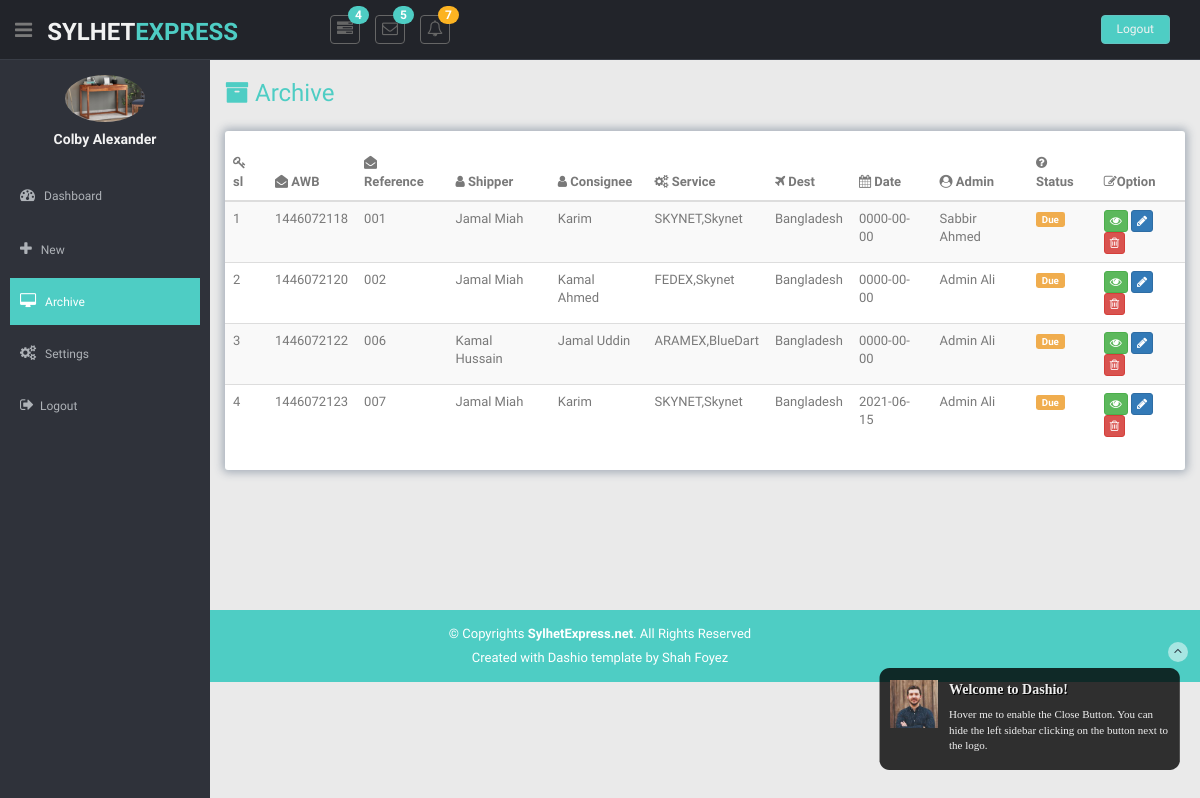
The app's page /archive.php (signed in) with its own data.
### tables this page shows
CREATE TABLE `tbl_shipperinfo` (
  `awb` int(255) NOT NULL,
  `reference` varchar(255) NOT NULL,
  `sname` varchar(55) NOT NULL,
  `sAddr1` varchar(55) NOT NULL,
  `sAddr2` varchar(55) NOT NULL,
  `sAddr3` varchar(55) NOT NULL,
  `sAddr4` varchar(55) NOT NULL,
  `sphone` varchar(55) NOT NULL,
  `scity` varchar(55) NOT NULL,
  `scountry` varchar(55) NOT NULL,
  `szip` varchar(55) NOT NULL
);

CREATE TABLE `tbl_billinginfo` (
  `awb` int(255) NOT NULL,
  `reference` varchar(55) NOT NULL,
  `pieces` varchar(55) NOT NULL,
  `service` varchar(55) NOT NULL,
  `agent` varchar(55) NOT NULL,
  `company` varchar(255) NOT NULL,
  `receiver` varchar(55) NOT NULL,
  `weight` float(10,4) NOT NULL,
  `goods` varchar(255) NOT NULL,
  `comment` varchar(255) NOT NULL,
  `tamount` float(10,4) NOT NULL,
  `damount` float(10,4) NOT NULL,
  `userAdmin` varchar(55) NOT NULL,
  `editedBy` varchar(255) NOT NULL,
  `status` varchar(55) NOT NULL,
  `datee` date NOT NULL,
  `time` time NOT NULL DEFAULT current_timestamp(),
  `location` varchar(255) NOT NULL,
  `activity` varchar(255) NOT NULL
);

CREATE TABLE `tbl_consigneeinfo` (
  `awb` int(255) NOT NULL,
  `reference` varchar(255) NOT NULL,
  `cname` varchar(55) NOT NULL,
  `cAddr1` varchar(55) NOT NULL,
  `cAddr2` varchar(55) NOT NULL,
  `cAddr3` varchar(55) NOT NULL,
  `cAddr4` varchar(55) NOT NULL,
  `cphone` varchar(55) NOT NULL,
  `ccity` varchar(55) NOT NULL,
  `ccountry` varchar(55) NOT NULL,
  `czip` varchar(55) NOT NULL
);

### classes/User.php (called while the page is built, shortened)
<?php
	$filepath= realpath(dirname(__FILE__));
	include_once ($filepath.'/../database/Database.php');
?>
<?php
	class User{
		private $db;
		public function __construct(){
			$this->db=new Database();
		}
	    public function getUser($username){
			$query="SELECT * from tbl_admin WHERE username='$username'";
			$details=$this->db->select($query);
			return $details;
	    }
	}
?>

### database/Database.php (called while the page is built, shortened)
<?php
Class Database{
	public $host   = DB_HOST;
	public $user   = DB_USER;
	public $pass   = DB_PASS;
	public $dbname = DB_NAME;
	public $link;
	private function connectDB(){
	$this->link = new mysqli($this->host, $this->user, $this->pass, $this->dbname);
 }
	public function select($query){
		$result = $this->link->query($query) or die($this->link->error.__LINE__);
		if($result->num_rows > 0){
			return $result;
		} else {
			return false;
		}
	}
}

### database/Session.php (called while the page is built, shortened)
<?php
class Session{
	public static function get($key){
		 if(isset($_SESSION[$key])){
		 	return $_SESSION[$key];
		 }else{
		 	return false;
		 }
	}
}
?>

### classes/Ship.php (called while the page is built, shortened)
<?php
  $filepath= realpath(dirname(__FILE__));
  include_once ($filepath.'/../database/Database.php');
?>
<?php
  class Ship{
    private $db;
    public function __construct(){
      $this->db=new Database();
    }
    public function shipingDetails(){
      $query="SELECT  s.*, c.*, b.*
      From tbl_shipperinfo as s, tbl_consigneeinfo as c, tbl_billinginfo as b Where s.awb=c.awb AND c.awb=b.awb
          order by s.awb ASC";
      $details=$this->db->select($query);
      return $details;
    }
  }
?>

### archive.php (the view, shortened to what this page needs)
 <?php
    include 'inc/header.php';
    include 'inc/sidebar.php';
?>
<?php
    $ship=new Ship();
?>
    <section id="main-content">
      <section style="min-height:550px;" class="wrapper">
         <h3 style="color: #4ecdc4;"><i class="fa fa-archive"></i> Archive</h3>
         <div class="row mt">
           <div class="col-md-12">
             <div style="border-radius: 3px; box-shadow: 0px 0px 8px 3px #aab2bc;"class="content-panel">
               <table class="table table-striped table-advance table-hover">
                 <thead>
                   <tr>
                     <th><i class="fa fa-key"></i> sl</th>
                     <th><i class="fa fa-envelope-open"></i> AWB</th>
                     <th><i class="fa fa-envelope-open"></i> Reference</th>
                     <th class="hidden-phone"><i class="fa fa-user "></i> Shipper</th>
                     <th><i class="fa fa-user"></i> Consignee</th>
                     <th><i class=" fa fa-cogs"></i> Service</th>
                     <th><i class="fa fa-plane"></i> Dest</th>
                     <th class="hidden-phone"><i class="fa fa-calendar"></i> Date</th>
                     <th><i class="fa fa-user-circle "></i> Admin</th>
                     <th><i class=" fa fa-question-circle"></i> Status</th>
                     <th><i class=" fa fa-pencil-square-o"></i>Option</th>
                   </tr>
                 </thead>
                 <tbody>
                  <?php
                      $shipingDetails=$ship->shipingDetails();
                      if($shipingDetails){
                        $i=0;
                        while($result=$shipingDetails->fetch_assoc()){
                          $i++;
                    ?>
                   <tr>
                     <td><?php echo $i;?></td>
                     <td><?php echo $result['awb'];?></td>
                     <td><?php echo $result['reference'];?></td>
                     <td><?php echo $result['sname'];?></td>
                     <td><?php echo $result['cname'];?></td>
                     <td><?php echo $result['service'];?></td>
                     <td><?php echo $result['ccountry'];?></td>
                     <td><?php echo $result['datee'];?></td>
                     <td><?php echo $result['userAdmin'];?></td>
                     <td>
                      <?php
                        $status= $result['status'];
                        if($status=="Due"){?>
                          <span class="label label-warning label-mini">Due</span></td>
                        <?php }else if($status=="Paid"){?>
                          <span class="label label-success label-mini">Paid</span></td>
                       <?php }else{ ?>
                        <span class="label label-info label-mini">Paid</span>
                      <?php }?>
                      <td>
                        <a class="btn btn-success btn-xs" href="archiveView.php?archiveViewId=<?php echo $result['reference'];?>"><i class="fa fa-eye"></i></a>
                        <a class="btn btn-primary btn-xs" href="archiveEdit.php?archiveEditId=<?php echo $result['reference'];?>"><i class="fa fa-pencil"></i></a>
                        <a onclick="return confirm('Are you sure?')" class="btn btn-danger btn-xs" href="?archiveDeleteId=<?php echo $result['reference'];?>"><i class="fa fa-trash-o"></i></a>
                     </td>
                   </tr>
                 <?php } }?>
                 </tbody>
               </table>
             </div>
           </div>
         </div>
      </section>
    </section>
     <?php
      include 'inc/footer.php';
      ?>

### inc/sidebar.php (shortened to what this page needs)
<aside>
  <div id="sidebar" class="nav-collapse ">
    <ul class="sidebar-menu" id="nav-accordion">
      <?php
        $username=Session::get('adminUsername');
        $getUser=$user->getUser($username);
        if($getUser){
          while($uresult=$getUser->fetch_assoc()){?>
      <p class="centered"><a href="profile.php?adminUsername=<?php echo $uresult['username']?>"><img src="<?php echo $uresult['img']?>" class="img-circle" width="80"></a></p>
      <h5 class="centered"><?php echo $uresult['name']?></h5>
    <?php }}?>
      <li class="mt">
        <a
        <?php
          $path=$_SERVER['SCRIPT_FILENAME'];
          $page=basename($path, '.php');
          if($page=='index'){
            echo 'class=active';
          }
        ?> href="index.php">
          <i class="fa fa-dashboard"></i>
          <span>Dashboard</span>
        </a>
      </li>
     <li class="sub-menu">
        <a
        <?php
          $path=$_SERVER['SCRIPT_FILENAME'];
          $page=basename($path, '.php');
          if($page=='ship'){
            echo 'class=active';
          }
        ?> href="ship.php">
          <i class="fa fa-plus"></i>
          <span>New</span>
        </a>
      </li>
       <li class="sub-menu">
        <a
        <?php
          $path=$_SERVER['SCRIPT_FILENAME'];
          $page=basename($path, '.php');
          if($page=='archive' || $page=='archiveView' || $page=='archiveEdit'){
            echo 'class=active';
          }
        ?> href="archive.php">
          <i class="fa fa-desktop"></i>
          <span>Archive</span>
        </a>
      </li>
      <li class="sub-menu">
        <a
        <?php
          $path=$_SERVER['SCRIPT_FILENAME'];
          $page=basename($path, '.php');
          if($page=='user' || $page=='company'|| $page=='general'|| $page=='service'|| $page=='agent'||$page=='receiver'||$page=='addUser' || $page=='addAgent' || $page=='userEdit'|| $page=='serviceEdit' || $page=='agentEdit' || $page=='receiverEdit' || $page=='companyEdit' || $page=='account' ||$page=='accountEdit' || $page=='addAccount' ){
            echo 'class=active';
        } ?>
        href="javascript:;">
          <i class="fa fa-cogs"></i>
          <span>Settings</span>
          </a>
      </li>
      <li>
        <a class="logout" href="?action=logout"><i class="fa fa-sign-out"></i>Logout</a>
      </li>
    </ul>
  </div>
</aside>

### css/style.css (style rules this page uses)
body { color: #797979; background: #eaeaea; font-family: 'Ruda', sans-serif; padding: 0px !important; margin: 0px !important; font-size:13px; }
ul li { list-style: none; }
a, a:hover, a:focus { text-decoration: none; outline: none; }
.centered { text-align: center; }
.mt { margin-top: 25px; }
#sidebar { width: 210px; height: 100%; position: fixed; background: #2f323a; }
#sidebar h5 { color: #f2f2f2; font-weight: 700; }
#sidebar ul li { position: relative; }
ul.sidebar-menu , ul.sidebar-menu li ul.sub { margin: -2px 0 0; padding: 0; }
ul.sidebar-menu { margin-top: 75px; }
ul.sidebar-menu li { margin-bottom: 5px; margin-left:10px; margin-right:10px; }
ul.sidebar-menu li.sub-menu { line-height: 15px; }
ul.sidebar-menu li a span { display: inline-block; }
ul.sidebar-menu li a { color: #aeb2b7; text-decoration: none; display: block; padding: 15px 0 15px 10px; font-size: 12px; outline: none; -webkit-transition: all 0.3s ease; -moz-transition: all 0.3s ease; -o-transition: all 0.3s ease; -ms-transition: all 0.3s ease; transition: all 0.3s ease; }
ul.sidebar-menu li a.active, ul.sidebar-menu li a:hover, ul.sidebar-menu li a:focus { background: #4ECDC4; color: #fff; display: block; -webkit-transition: all 0.3s ease; -moz-transition: all 0.3s ease; -o-transition: all 0.3s ease; -ms-transition: all 0.3s ease; transition: all 0.3s ease; }
ul.sidebar-menu li a i { font-size: 15px; padding-right: 6px; }
ul.sidebar-menu li a.active i { color: #fff; }
#main-content { margin-left: 210px; }
.wrapper { display: inline-block; margin-top: 60px; padding-left: 15px; padding-right: 15px; padding-bottom: 15px; padding-top: 0px; width: 100%; }
.content-panel { background: #ffffff; box-shadow: 0px 3px 2px #aab2bd; padding-top: 15px; padding-bottom: 5px; }

### records on screen
tbl_shipperinfo: tbl_billinginfo.awb "1446072118", tbl_billinginfo.reference "001", sname "Jamal Miah", tbl_consigneeinfo.cname "Karim", tbl_billinginfo.service "SKYNET,Skynet", tbl_consigneeinfo.ccountry "Bangladesh", tbl_billinginfo.datee "0000-00-00", tbl_billinginfo.userAdmin "Sabbir Ahmed"
tbl_shipperinfo: tbl_billinginfo.awb "1446072120", tbl_billinginfo.reference "002", sname "Jamal Miah", tbl_consigneeinfo.cname "Kamal Ahmed", tbl_billinginfo.service "FEDEX,Skynet", tbl_consigneeinfo.ccountry "Bangladesh", tbl_billinginfo.datee "0000-00-00", tbl_billinginfo.userAdmin "Admin Ali"
tbl_shipperinfo: tbl_billinginfo.awb "1446072122", tbl_billinginfo.reference "006", sname "Kamal Hussain", tbl_consigneeinfo.cname "Jamal Uddin", tbl_billinginfo.service "ARAMEX,BlueDart", tbl_consigneeinfo.ccountry "Bangladesh", tbl_billinginfo.datee "0000-00-00", tbl_billinginfo.userAdmin "Admin Ali"
tbl_shipperinfo: tbl_billinginfo.awb "1446072123", tbl_billinginfo.reference "007", sname "Jamal Miah", tbl_consigneeinfo.cname "Karim", tbl_billinginfo.service "SKYNET,Skynet", tbl_consigneeinfo.ccountry "Bangladesh", tbl_billinginfo.datee "2021-06-15", tbl_billinginfo.userAdmin "Admin Ali"

### other values on screen
$uresult['name'] "Colby Alexander"
